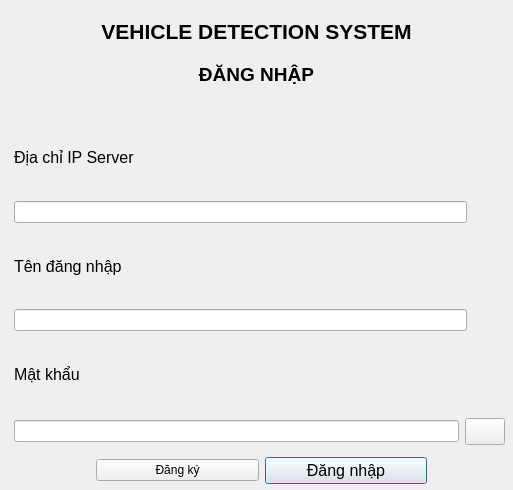
<?xml version="1.0" encoding="UTF-8"?>
<ui version="4.0">
 <class>LoginForm</class>
 <widget class="QWidget" name="LoginForm">
  <property name="windowModality">
   <enum>Qt::NonModal</enum>
  </property>
  <property name="geometry">
   <rect>
    <x>0</x>
    <y>0</y>
    <width>513</width>
    <height>490</height>
   </rect>
  </property>
  <property name="windowTitle">
   <string>Form</string>
  </property>
  <widget class="QLabel" name="programName">
   <property name="geometry">
    <rect>
     <x>9</x>
     <y>6</y>
     <width>495</width>
     <height>50</height>
    </rect>
   </property>
   <property name="maximumSize">
    <size>
     <width>16777215</width>
     <height>50</height>
    </size>
   </property>
   <property name="font">
    <font>
     <family>Segoe UI</family>
     <pointsize>16</pointsize>
     <weight>75</weight>
     <bold>true</bold>
    </font>
   </property>
   <property name="text">
    <string>VEHICLE DETECTION SYSTEM</string>
   </property>
   <property name="alignment">
    <set>Qt::AlignCenter</set>
   </property>
  </widget>
  <widget class="QLabel" name="loginName">
   <property name="geometry">
    <rect>
     <x>9</x>
     <y>62</y>
     <width>495</width>
     <height>25</height>
    </rect>
   </property>
   <property name="minimumSize">
    <size>
     <width>0</width>
     <height>0</height>
    </size>
   </property>
   <property name="maximumSize">
    <size>
     <width>16777215</width>
     <height>50</height>
    </size>
   </property>
   <property name="font">
    <font>
     <family>Segoe UI</family>
     <pointsize>14</pointsize>
     <weight>75</weight>
     <bold>true</bold>
    </font>
   </property>
   <property name="text">
    <string>ĐĂNG NHẬP</string>
   </property>
   <property name="alignment">
    <set>Qt::AlignCenter</set>
   </property>
  </widget>
  <widget class="QWidget" name="layoutWidget">
   <property name="geometry">
    <rect>
     <x>96</x>
     <y>450</y>
     <width>331</width>
     <height>41</height>
    </rect>
   </property>
   <layout class="QHBoxLayout" name="horizontalLayout_2">
    <item>
     <widget class="QPushButton" name="register_button">
      <property name="styleSheet">
       <string notr="true">font: 12pt &quot;Segoe UI&quot;;</string>
      </property>
      <property name="text">
       <string>Đăng ký</string>
      </property>
     </widget>
    </item>
    <item>
     <widget class="QPushButton" name="login_button">
      <property name="font">
       <font>
        <family>Segoe UI</family>
        <pointsize>12</pointsize>
        <weight>50</weight>
        <italic>false</italic>
        <bold>false</bold>
       </font>
      </property>
      <property name="styleSheet">
       <string notr="true">font: 12pt &quot;Segoe UI&quot;;</string>
      </property>
      <property name="text">
       <string>Đăng nhập</string>
      </property>
      <property name="autoDefault">
       <bool>true</bool>
      </property>
      <property name="default">
       <bool>true</bool>
      </property>
     </widget>
    </item>
   </layout>
  </widget>
  <widget class="QWidget" name="layoutWidget">
   <property name="geometry">
    <rect>
     <x>14</x>
     <y>120</y>
     <width>491</width>
     <height>331</height>
    </rect>
   </property>
   <layout class="QGridLayout" name="gridLayout">
    <property name="bottomMargin">
     <number>6</number>
    </property>
    <item row="0" column="0">
     <widget class="QLabel" name="serverIPLabel">
      <property name="enabled">
       <bool>true</bool>
      </property>
      <property name="font">
       <font>
        <family>Segoe UI</family>
        <pointsize>12</pointsize>
        <weight>50</weight>
        <italic>false</italic>
        <bold>false</bold>
       </font>
      </property>
      <property name="styleSheet">
       <string notr="true">font: 12pt &quot;Segoe UI&quot;;</string>
      </property>
      <property name="text">
       <string>Địa chỉ IP Server</string>
      </property>
     </widget>
    </item>
    <item row="1" column="0">
     <widget class="QLineEdit" name="serverIPEdit">
      <property name="minimumSize">
       <size>
        <width>0</width>
        <height>0</height>
       </size>
      </property>
      <property name="maximumSize">
       <size>
        <width>453</width>
        <height>16777215</height>
       </size>
      </property>
      <property name="styleSheet">
       <string notr="true">font: 12pt &quot;Segoe UI&quot;;</string>
      </property>
     </widget>
    </item>
    <item row="2" column="0">
     <widget class="QLabel" name="usernameLabel">
      <property name="font">
       <font>
        <family>Segoe UI</family>
        <pointsize>12</pointsize>
        <weight>50</weight>
        <italic>false</italic>
        <bold>false</bold>
       </font>
      </property>
      <property name="styleSheet">
       <string notr="true">font: 12pt &quot;Segoe UI&quot;;</string>
      </property>
      <property name="text">
       <string>Tên đăng nhập</string>
      </property>
     </widget>
    </item>
    <item row="3" column="0">
     <widget class="QLineEdit" name="username">
      <property name="maximumSize">
       <size>
        <width>453</width>
        <height>16777215</height>
       </size>
      </property>
      <property name="styleSheet">
       <string notr="true">font: 12pt &quot;Segoe UI&quot;;</string>
      </property>
     </widget>
    </item>
    <item row="4" column="0">
     <widget class="QLabel" name="passwordLabel">
      <property name="font">
       <font>
        <family>Segoe UI</family>
        <pointsize>12</pointsize>
        <weight>50</weight>
        <italic>false</italic>
        <bold>false</bold>
       </font>
      </property>
      <property name="styleSheet">
       <string notr="true">font: 12pt &quot;Segoe UI&quot;;</string>
      </property>
      <property name="text">
       <string>Mật khẩu</string>
      </property>
     </widget>
    </item>
    <item row="5" column="0">
     <layout class="QHBoxLayout" name="horizontalLayout">
      <item>
       <widget class="QLineEdit" name="password">
        <property name="styleSheet">
         <string notr="true">font: 12pt &quot;Segoe UI&quot;;</string>
        </property>
        <property name="echoMode">
         <enum>QLineEdit::Password</enum>
        </property>
       </widget>
      </item>
      <item>
       <widget class="QPushButton" name="showHidePasswordButton">
        <property name="maximumSize">
         <size>
          <width>16777215</width>
          <height>27</height>
         </size>
        </property>
        <property name="text">
         <string/>
        </property>
        <property name="icon">
         <iconset resource="../resources/resources.qrc">
          <normaloff>:/Password/icons/view.png</normaloff>
          <normalon>:/Password/icons/hide.png</normalon>:/Password/icons/view.png</iconset>
        </property>
       </widget>
      </item>
     </layout>
    </item>
   </layout>
  </widget>
 </widget>
 <resources>
  <include location="../resources/resources.qrc"/>
 </resources>
 <connections/>
</ui>
